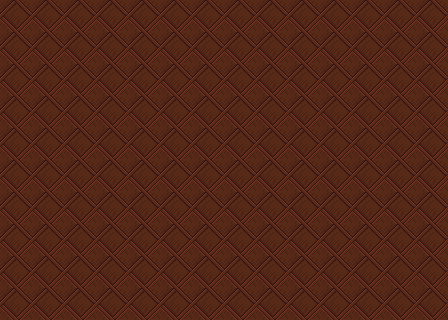

This is a level from a 2D game, rendered from its Tiled map with the project's own tilesets. A one-line summary and the complete map file follow:
An orthogonal 14x10 tile map with 32x32 px tiles, 1 tile layer (Floor Layer), 2 tilesets and 61 objects.

<map version="1.10" tiledversion="1.10.2" orientation="orthogonal" renderorder="right-down" width="14" height="10" tilewidth="32" tileheight="32" infinite="0" nextlayerid="6" nextobjectid="91">
 <editorsettings>
  <export target="../anguphaser-rpg-game/src/assets/startInnMap.csv" format="csv" />
 </editorsettings>
 <tileset firstgid="1" source="Floors.tsx" />
 <tileset firstgid="2049" source="Interior.tsx" />
 <layer id="1" name="Floor Layer" width="14" height="10">
  <data encoding="csv">
1331,1331,1331,1331,1331,1331,1331,1331,1331,1331,1331,1331,1331,1331,
1331,1331,1331,1331,1331,1331,1331,1331,1331,1331,1331,1331,1331,1331,
1331,1331,1331,1331,1331,1331,1331,1331,1331,1331,1331,1331,1331,1331,
1331,1331,1331,1331,1331,1331,1331,1331,1331,1331,1331,1331,1331,1331,
1331,1331,1331,1331,1331,1331,1331,1331,1331,1331,1331,1331,1331,1331,
1331,1331,1331,1331,1331,1331,1331,1331,1331,1331,1331,1331,1331,1331,
1331,1331,1331,1331,1331,1331,1331,1331,1331,1331,1331,1331,1331,1331,
1331,1331,1331,1331,1331,1331,1331,1331,1331,1331,1331,1331,1331,1331,
1331,1331,1331,1331,1331,1331,1331,1331,1331,1331,1331,1331,1331,1331,
1331,1331,1331,1331,1331,1331,1331,1331,1331,1331,1331,1331,1331,1331
</data>
 </layer>
 <objectgroup id="2" name="Furniture Layer">
  <object id="22" gid="2285" x="128" y="193" width="32" height="32" />
  <object id="23" gid="2264" x="128" y="160" width="32" height="32" />
  <object id="24" gid="2263" x="95.5" y="160" width="32" height="32" />
  <object id="25" gid="2284" x="95.5" y="193" width="32" height="32" />
  <object id="26" gid="2262" x="63" y="160" width="32" height="32" />
  <object id="27" gid="2283" x="63" y="193" width="32" height="32" />
  <object id="28" gid="2285" x="128.5" y="268" width="32" height="32" />
  <object id="29" gid="2264" x="128.5" y="235" width="32" height="32" />
  <object id="30" gid="2263" x="96" y="235" width="32" height="32" />
  <object id="31" gid="2284" x="96" y="268" width="32" height="32" />
  <object id="32" gid="2262" x="63.5" y="235" width="32" height="32" />
  <object id="33" gid="2283" x="63.5" y="268" width="32" height="32" />
  <object id="34" gid="2285" x="251" y="193.5" width="32" height="32" />
  <object id="35" gid="2264" x="251" y="160.5" width="32" height="32" />
  <object id="36" gid="2263" x="218.5" y="160.5" width="32" height="32" />
  <object id="37" gid="2284" x="218.5" y="193.5" width="32" height="32" />
  <object id="38" gid="2262" x="186" y="160.5" width="32" height="32" />
  <object id="39" gid="2283" x="186" y="193.5" width="32" height="32" />
  <object id="46" gid="2285" x="251.5" y="268" width="32" height="32" />
  <object id="47" gid="2264" x="251.5" y="235" width="32" height="32" />
  <object id="48" gid="2263" x="219" y="235" width="32" height="32" />
  <object id="49" gid="2284" x="219" y="268" width="32" height="32" />
  <object id="50" gid="2262" x="186.5" y="235" width="32" height="32" />
  <object id="51" gid="2283" x="186.5" y="268" width="32" height="32" />
  <object id="52" gid="2285" x="378" y="193" width="32" height="32" />
  <object id="53" gid="2264" x="378" y="160" width="32" height="32" />
  <object id="54" gid="2263" x="345.5" y="160" width="32" height="32" />
  <object id="55" gid="2284" x="345.5" y="193" width="32" height="32" />
  <object id="56" gid="2262" x="313" y="160" width="32" height="32" />
  <object id="57" gid="2283" x="313" y="193" width="32" height="32" />
  <object id="58" gid="2285" x="377" y="267.5" width="32" height="32" />
  <object id="59" gid="2264" x="377" y="234.5" width="32" height="32" />
  <object id="60" gid="2263" x="344.5" y="234.5" width="32" height="32" />
  <object id="61" gid="2284" x="344.5" y="267.5" width="32" height="32" />
  <object id="62" gid="2262" x="312" y="234.5" width="32" height="32" />
  <object id="63" gid="2283" x="312" y="267.5" width="32" height="32" />
  <object id="64" gid="2243" x="415.5" y="100" width="32" height="32" />
  <object id="65" gid="2243" x="384" y="100" width="32" height="32" />
  <object id="66" gid="2243" x="352.5" y="100" width="32" height="32" />
  <object id="67" gid="2243" x="320" y="100" width="32" height="32" />
  <object id="70" gid="1073744045" x="288" y="100" width="32" height="32" />
  <object id="71" gid="2243" x="294.97" y="36.5297" width="32" height="32" rotation="89.8939" />
  <object id="72" gid="2243" x="296.331" y="0.162478" width="32" height="32" rotation="90.8781" />
  <object id="73" gid="2280" x="-15.3333" y="44.8333" width="32" height="32" />
  <object id="74" gid="2259" x="-15.3333" y="12.8333" width="32" height="32" />
  <object id="75" gid="2333" x="0.166667" y="17.3333" width="32" height="32" />
  <object id="76" gid="2280" x="265.25" y="39.5" width="32" height="32" />
  <object id="77" gid="2259" x="265.25" y="7.5" width="32" height="32" />
  <object id="78" gid="2333" x="280.75" y="12" width="32" height="32" />
  <object id="79" gid="2280" x="414.25" y="344.5" width="32" height="32" />
  <object id="80" gid="2259" x="414.25" y="312.5" width="32" height="32" />
  <object id="81" gid="2333" x="429.75" y="317" width="32" height="32" />
  <object id="82" gid="2280" x="-13.25" y="344.5" width="32" height="32" />
  <object id="83" gid="2259" x="-13.25" y="312.5" width="32" height="32" />
  <object id="84" gid="2333" x="2.25" y="317" width="32" height="32" />
  <object id="85" gid="2406" x="110.5" y="64" width="32" height="32" />
  <object id="86" gid="2407" x="143" y="63.5" width="32" height="32" />
  <object id="87" gid="2408" x="175" y="64" width="32" height="32" />
  <object id="88" gid="2427" x="109.5" y="94.5" width="32" height="32" />
  <object id="89" gid="2428" x="141" y="95.5" width="32" height="32" />
  <object id="90" gid="2429" x="172.5" y="96.5" width="32" height="32" />
 </objectgroup>
</map>
